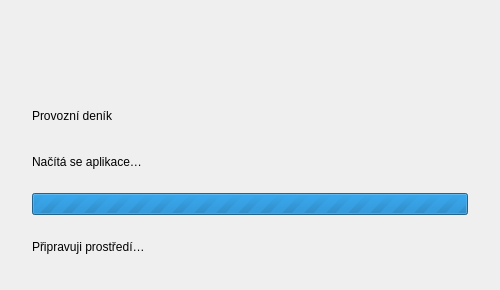
<?xml version="1.0" encoding="UTF-8"?>
<ui version="4.0">
 <class>StartupWindow</class>
 <widget class="QWidget" name="StartupWindow">
  <property name="windowTitle"><string>Provozní deník — načítání</string></property>
  <property name="minimumSize"><size><width>500</width><height>290</height></size></property>
  <layout class="QVBoxLayout" name="layout">
   <property name="spacing"><number>16</number></property>
   <property name="leftMargin"><number>32</number></property><property name="rightMargin"><number>32</number></property><property name="topMargin"><number>28</number></property><property name="bottomMargin"><number>28</number></property>
   <item><widget class="QLabel" name="iconLabel"><property name="minimumSize"><size><width>56</width><height>56</height></size></property><property name="text"><string/></property></widget></item>
   <item><widget class="QLabel" name="titleLabel"><property name="text"><string>Provozní deník</string></property><property name="role" stdset="0"><string>title</string></property></widget></item>
   <item><widget class="QLabel" name="loadingLabel"><property name="text"><string>Načítá se aplikace…</string></property><property name="role" stdset="0"><string>section</string></property></widget></item>
   <item><widget class="QProgressBar" name="progressBar"><property name="minimum"><number>0</number></property><property name="maximum"><number>0</number></property><property name="textVisible"><bool>false</bool></property></widget></item>
   <item><widget class="QLabel" name="statusLabel"><property name="text"><string>Připravuji prostředí…</string></property><property name="wordWrap"><bool>true</bool></property><property name="role" stdset="0"><string>subtitle</string></property></widget></item>
  </layout>
 </widget>
 <resources/>
 <connections/>
</ui>
